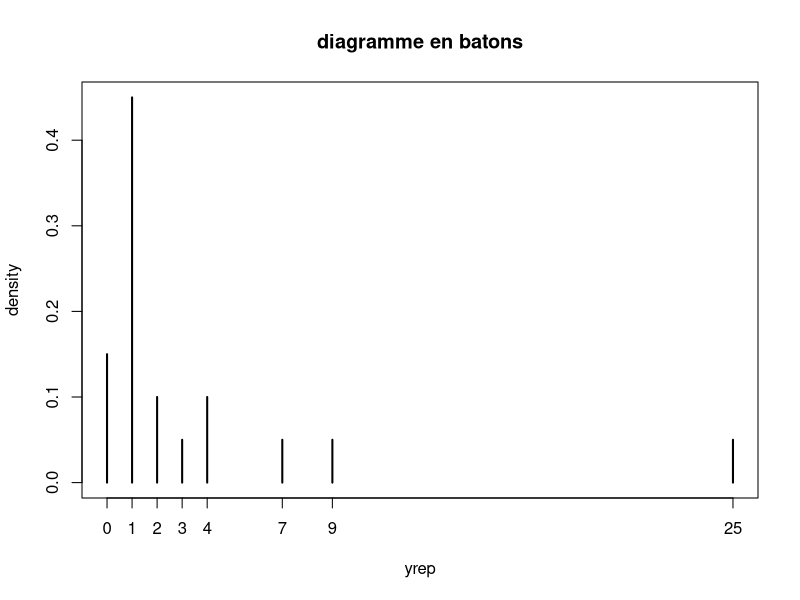
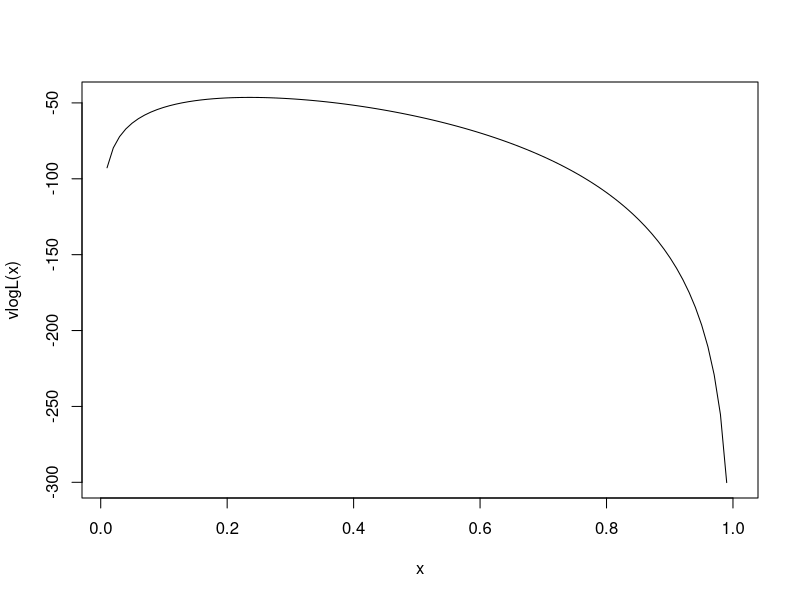
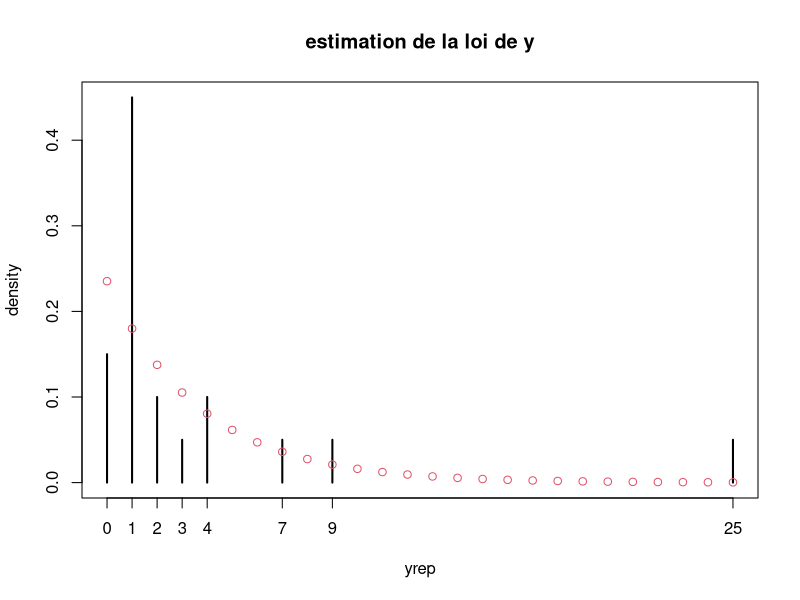

Here is the R script that generated these plots, in order: (Note: this script raises an error after producing the figures.)
rm(list=objects());graphics.off()

########################################################
#### exo 1
#################

set.seed(2024)
n=20
y=rgeom(n,0.3)
mean(y) #  3.25
yrep=factor(y)
summary(yrep)
# 0  1  2  3  4  7  9 25 
# 3  9  2  1  2  1  1  1 
z=table(yrep);z # données agrégées
plot(z/sum(z),type="h",main="diagramme en batons",ylab="density")
# ou aussi barplot(z/sum(z))

     
logL=function(p) sum(log(dgeom(y,p)))
vlogL=Vectorize(logL)
curve(vlogL,from=0.01,to=1)

nlogL=function(p) -logL(p)
res=optim(0.5,nlogL,hessian=T,method="Brent",lower=0,upper=1)
res$par # 0.2352941 

# l'EMV résout l'éq. de vraisemblance : n/p-sum(y)/(1-p)=0
# on obtient EMV= n/(sum(y)+n) ou 1/(1+mean(y))
EMV=1/(1+mean(y));EMV # 0.2352941 idem 
plot(z/sum(z),type="h",main="estimation de la loi de y",ylab="density")
points(0:max(y),dgeom(0:max(y),prob=EMV),col=2) 

# écart-type: la variance de l'EMV est estimée par l'inverse du hessien de nlogL
1/sqrt(res$hessian) # 0.0460084 

# par le calcul direct, on estime l'info de Fisher
I=n/EMV^2-sum(y)/(1-EMV)^2; Iobs # 250.0962
se=1/sqrt(Iobs); se  #  0.06323339 res différent car n petit
# le hessien a des valeurs variables autour de la moyenne théorique I

# qqplot
plot(qgeom(ppoints(n),prob=EMV),quantile(y,ppoints(n)))
abline(0,1)

qqplot(qgeom(ppoints(n),prob=EMV),y)
points(qgeom(ppoints(n),prob=EMV),quantile(y,ppoints(n)),col=2)
abline(0,1)

#### exo 2
##########################################

# les ODi suivent une loi gaussienne d'espérance 
# f(logdi,beta) et de variance sigma2

elisa=read.table("elisa.txt",header=T)
dim(elisa) # 16  2 
plot(elisa$logd,elisa$OD,main="dosage ELISA",xlab="logd",ylab="OD")

###  Estimation avec nlm

# fonction de régression
freg=function(beta,x) beta[1]+(beta[2]-beta[1])/(1+exp(beta[3]*(x-beta[4])))

# log-vraisemblance 
logvrais=function(beta){sum(log(dnorm(elisa$OD,freg(beta,elisa$logd))))}

# minimisation avec nlm
nlogvrais=function(beta){-logvrais(beta)}

# b_1 représente l'asymptote inférieure et b_2 l'asymptote supérieure
elisa.st=c(0,2,1,1)
elisa.nlm=nlm(f=nlogvrais,p=elisa.st)
elisa.nlm

# $minimum
# [1] 14.70699
# 
# $estimate
# [1] 0.04209397 1.93669384 2.56300699
# [4] 3.46751110
# 
# $gradient
# [1]  2.561507e-06  1.944487e-07
# [3] -3.098047e-07 -6.567504e-07
# 
# $code
# [1] 1
# 
# $iterations
# [1] 85

# attention avec elisa.st=c(1,1,1,1), iterations=100 et pas de cv!
elisa.nlm=nlm(f=nlogvrais,p=c(1,1,1,1),iterlim=250)

elisa.nlm=nlm(f=nlogvrais,p=elisa.st,hessian=T)

beta_est=elisa.nlm$estimate
beta_est
# 0.04209397 1.93669384 2.56300699 3.46751110
curve(freg(beta_est,x),add=T,col=2)

H=elisa.nlm$hessian;H
# [,1]      [,2]        [,3]       [,4]
# [1,]  5.073924 1.6040565 -0.50593397 3.84480312
# [2,]  1.604056 7.7179627  0.57933175 3.94444078
# [3,] -0.505934 0.5793317  0.19170200 0.01826627
# [4,]  3.844803 3.9444408  0.01826627 6.41242162

V=solve(H) # l'inverse de H est une estimation de la matrice de variance de l'EMV

# IC(beta2)
EMV=elisa.nlm$estimate[2];EMV # 1.936694 EMV de la 2ème composante
se=sqrt(V[2,2]);se # 0.5612139 écart-type estimé de la 2ème composante del'EMV

IC=c(EMV-qnorm(0.975)*se, EMV +qnorm(0.975)*se)
IC # 0.8367346 3.0366528
